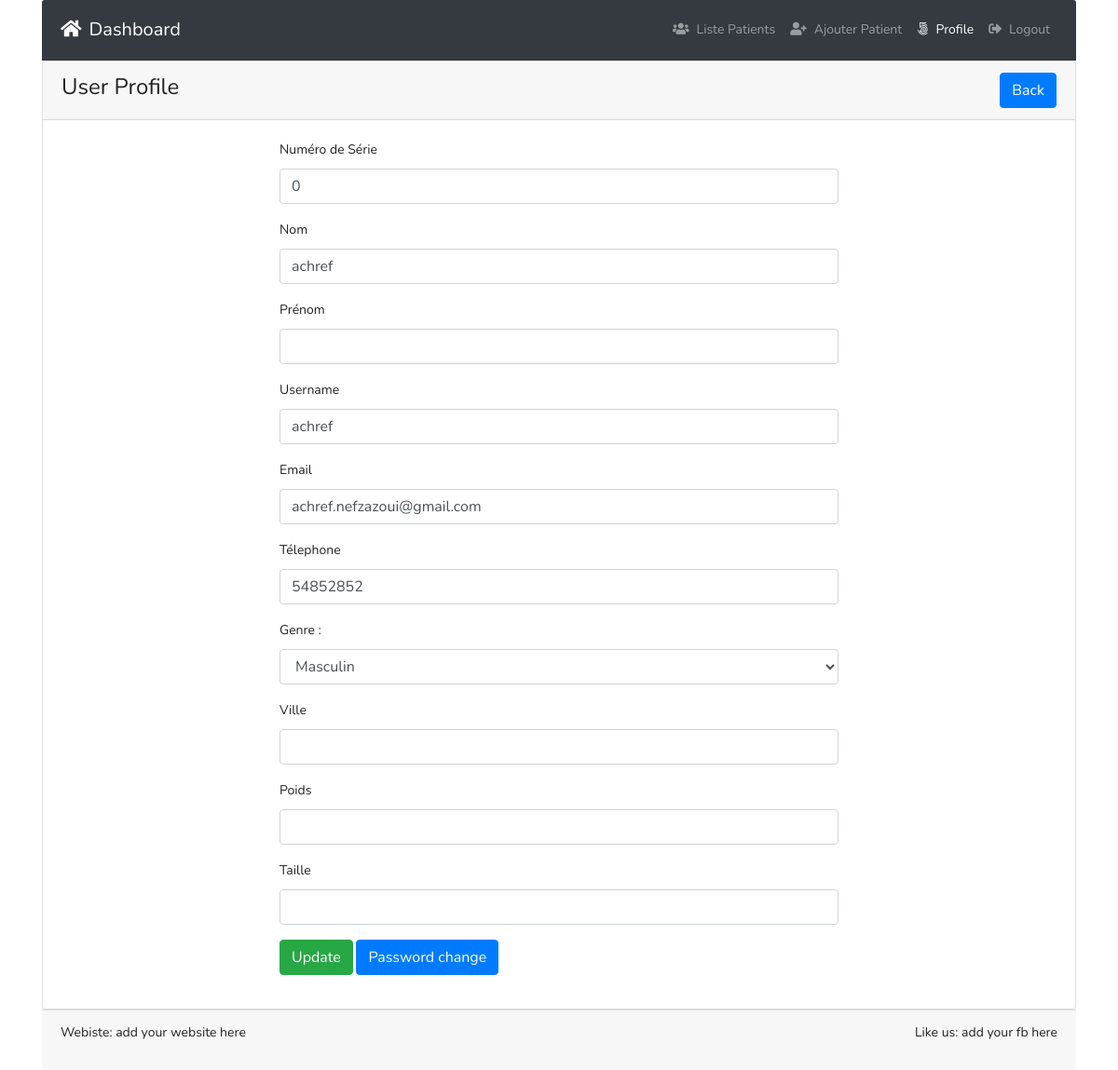
Page /profile.php?id=23 (signed in) on the committed database.
### tables this page shows
CREATE TABLE IF NOT EXISTS `tbl_users` (
  `id` int(11) NOT NULL AUTO_INCREMENT,
  `num` int(255) DEFAULT NULL,
  `name` varchar(255) DEFAULT NULL,
  `fname` varchar(255) DEFAULT NULL,
  `username` varchar(255) DEFAULT NULL,
  `email` varchar(255) DEFAULT NULL,
  `password` varchar(255) DEFAULT NULL,
  `mobile` varchar(25) DEFAULT NULL,
  `genre` varchar(255) DEFAULT NULL,
  `adress` varchar(255) DEFAULT NULL,
  `ville` varchar(255) DEFAULT NULL,
  `poids` varchar(200) DEFAULT NULL,
  `taille` varchar(200) DEFAULT NULL,
  `roleid` tinyint(4) DEFAULT NULL,
  `isActive` tinyint(4) DEFAULT '0',
  `created_at` timestamp NOT NULL DEFAULT CURRENT_TIMESTAMP,
  `updated_at` timestamp NOT NULL DEFAULT CURRENT_TIMESTAMP,
  PRIMARY KEY (`id`)
);

### classes/Users.php (called while the page is built, shortened)
<?php
include 'lib/Database.php';
include_once 'lib/Session.php';
class Users{
  private $db;
  public function __construct(){
    $this->db = new Database();
  }
    public function getUserInfoById($userid){
      $sql = "SELECT * FROM tbl_users WHERE id = :id LIMIT 1";
      $stmt = $this->db->pdo->prepare($sql);
      $stmt->bindValue(':id', $userid);
      $stmt->execute();
      $result = $stmt->fetch(PDO::FETCH_OBJ);
      if ($result) {
        return $result;
      }else{
        return false;
      }
    }
}

### profile.php (the view, shortened to what this page needs)
<?php
include 'inc/header.php';
 ?>
<?php
if (isset($_GET['id'])) {
  $userid = preg_replace('/[^a-zA-Z0-9-]/', '', (int)$_GET['id']);
}
 ?>
 <div class="card ">
   <div class="card-header">
          <h3>User Profile <span class="float-right"> <a href="index.php" class="btn btn-primary">Back</a> </h3>
        </div>
        <div class="card-body">
    <?php
    $getUinfo = $users->getUserInfoById($userid);
    if ($getUinfo) {
     ?>
          <div style="width:600px; margin:0px auto">
          <form class="" action="" method="POST">
          <div class="form-group">
                <label for="name">Numéro de Série</label>
                <input type="number" name="num" value="<?php echo $getUinfo->num; ?>" class="form-control">
              </div>
              <div class="form-group">
                <label for="name">Nom</label>
                <input type="text" name="name" value="<?php echo $getUinfo->name; ?>" class="form-control">
              </div>
              <div class="form-group">
                <label for="name">Prénom</label>
                <input type="text" name="fname" value="<?php echo $getUinfo->fname; ?>" class="form-control">
              </div>
              <div class="form-group">
                <label for="username">Username</label>
                <input type="text" name="username" value="<?php echo $getUinfo->username; ?>" class="form-control">
              </div>
              <div class="form-group">
                <label for="email">Email</label>
                <input type="email" id="email" name="email" value="<?php echo $getUinfo->email; ?>" class="form-control">
              </div>
              <div class="form-group">
                <label for="mobile">Télephone</label>
                <input type="text" id="mobile" name="mobile" value="<?php echo $getUinfo->mobile; ?>" class="form-control">
              </div>
              <div class="form-group">
                  <div class="form-group">
                    <label for="sel1">Genre :</label>
                    <select class="form-control" name="genre" id="genre">
                      <option value="Masculin">Masculin</option>
                    </select>
                  </div>
              </div>
              <div class="form-group">
                <label for="mobile">Ville</label>
                <input type="text" id="ville" name="ville" value="<?php echo $getUinfo->ville; ?>" class="form-control">
              </div>
              <div class="form-group">
                <label for="mobile">Poids </label>
                <input type="text" id="poids" name="poids" value="<?php echo $getUinfo->poids; ?>" class="form-control">
              </div>
              <div class="form-group">
                <label for="mobile">Taille</label>
                <input type="text" id="taille" name="taille" value="<?php echo $getUinfo->taille; ?>" class="form-control">
              </div>
              <?php if (Session::get("id") == $getUinfo->id) {?>
              <div class="form-group">
                <button type="submit" name="update" class="btn btn-success">Update</button>
                <a class="btn btn-primary" href="changepass.php?id=<?php echo $getUinfo->id;?>">Password change</a>
              </div>
            <?php } elseif(Session::get("roleid") == '2') {?>
              <div class="form-group">
                <button type="submit" name="update" class="btn btn-success">Update</button>
              </div>
              <?php   }else{ ?>
                  <div class="form-group">
                    <a class="btn btn-primary" href="index.php">Ok</a>
                  </div>
                <?php } ?>
          </form>
        </div>
      <?php }else{
        header('Location:index.php');
      } ?>
      </div>
    </div>
  <?php
  include 'inc/footer.php';
  ?>

### rows in the picture
tbl_users: num "0", name "achref", username "achref", email "achref.nefzazoui@gmail.com", mobile "54852852"
